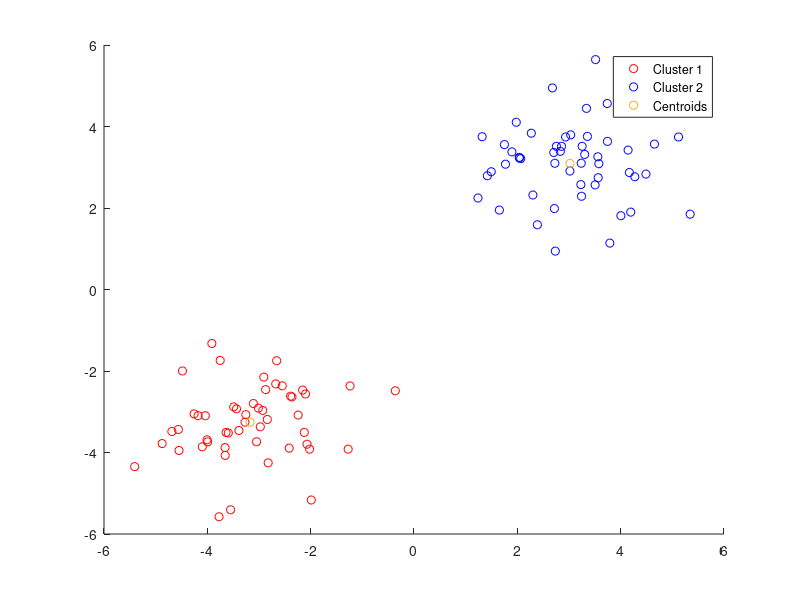

MATLAB code for this plot:
close all
clc
clear

function [clusters, centroids] = kmeans(X, K, max_iters)
% Inputs:
% X: an n-by-p matrix of n samples, each with p features
% K: the number of clusters to create
% max_iters: the maximum number of iterations to run the algorithm
% Outputs:
% clusters: a n-by-1 vector of cluster assignments for each sample
% centroids: a K-by-p matrix of centroid coordinates

% Initialize centroids randomly
centroids = X(randperm(size(X,1),K),:);

for i = 1:max_iters
    % Assign each point to the closest centroid
    distances = pdist2(X, centroids);
    [~, clusters] = min(distances, [], 2);
    
    % Update centroids to be the mean of the assigned points
    for k = 1:K
        centroids(k,:) = mean(X(clusters == k,:), 1);
    end
end
end

% Generate some random data
n = 100;
p = 2;
X = [randn(n/2,p)-3; randn(n/2,p)+3];

% Run k-means with K=2
K = 2;
max_iters = 100;
[clusters, centroids] = kmeans(X, K, max_iters);

% Plot the results
figure;
hold on;
scatter(X(clusters==1,1), X(clusters==1,2), 'r');
scatter(X(clusters==2,1), X(clusters==2,2), 'b');
scatter(centroids(:,1), centroids(:,2), 'kx');
legend('Cluster 1', 'Cluster 2', 'Centroids');

